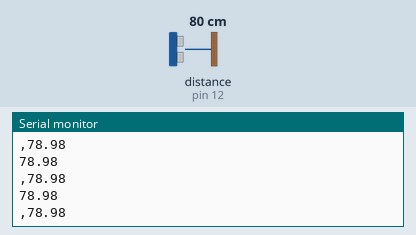
Bench run of a sketch on a simulated Arduino Uno, built with avr-gcc and run on an emulated ATmega328P. Parts: the last lines printed to the serial monitor. Wiring (inferred from the names in the program): ultrasonic range finder: trigger pin 13; echo pin 12. Inputs (shaded band) come from the test bench; at power-on: distance to the obstacle (sensor on pin 12) 80 cm. The echo pulse lasts 58.3 µs per cm.

Above: at 1.2 s.
1.3 s: distance to the obstacle (sensor on pin 12) set to 2 cm
At 2.4 s:
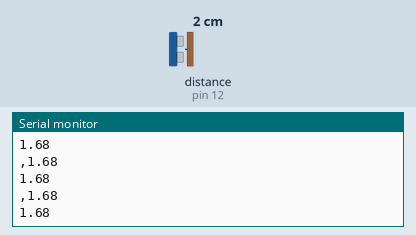
2.8 s: distance to the obstacle (sensor on pin 12) set to 4 cm
At 3.9 s:
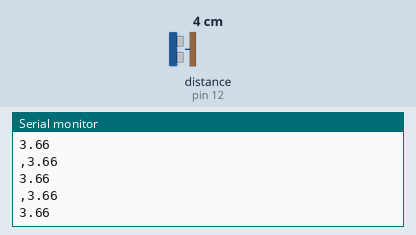
Timing chart, 0 to 5.8 s (numbered marks = the images above; inputs shaded):
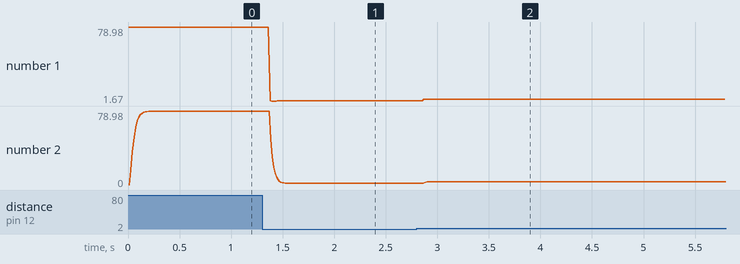

Measured:
- after the input at 1.3 s, the serial monitor: prints a new line after 0.08 s (image 1)
- after the input at 2.8 s, the serial monitor: prints a new line after 0.07 s (image 2)
- plotted number 1: 78.98 → 1.68 after the input at 1.3 s, 1.68 → 3.66 after the input at 2.8 s
- plotted number 2: 78.98 → 1.68 after the input at 1.3 s, 1.68 → 3 after the input at 2.8 s

The sketch:

Kalman.ino
```cpp
const int trigPin = 13;
const int echoPin = 12;

float duration, distance;
float kal_data;

double kalman(double U){
  static const double R = 40;
  static const double H = 1.00;
  static double Q = 10;
  static double P = 0;
  static double U_hat = 0;
  static double K = 0;
  K = P*H/(H*P*H+R);
  U_hat += + K*(U-H*U_hat);
  P = (1-K*H)*P+Q;
  return U_hat;
}


void setup() {
  pinMode(trigPin, OUTPUT);
  pinMode(echoPin, INPUT);
  Serial.begin(9600);

}

void loop() {
  //Pulso de disparo
  digitalWrite(trigPin,LOW);
  delayMicroseconds(2);
  digitalWrite(trigPin, HIGH);
  delayMicroseconds(10);
  digitalWrite(trigPin, LOW);

  duration = pulseIn(echoPin, HIGH); //Lectura del pin echo
  distance = (duration*0.034)/2; //Conversion
  kal_data = kalman(distance); //Distancia filtrada

  //Resultados
  Serial.println(distance);
  Serial.print(",");
  Serial.println(kal_data);

  delay(0.01);//Frecuencia

}
```
